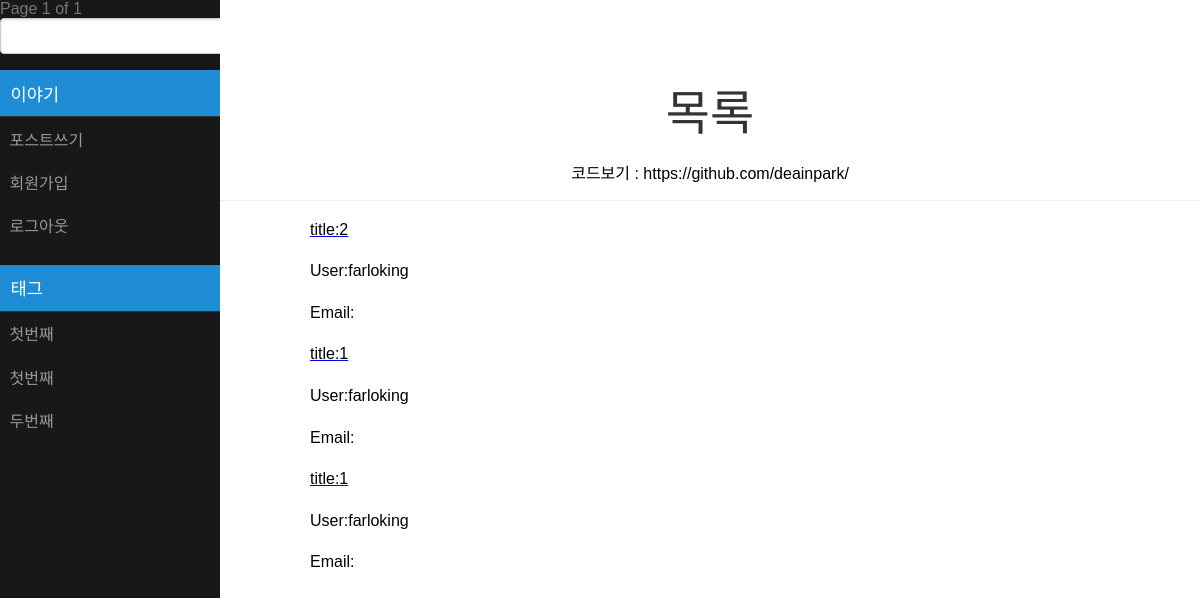
Page / (signed in) on the earlier database version.
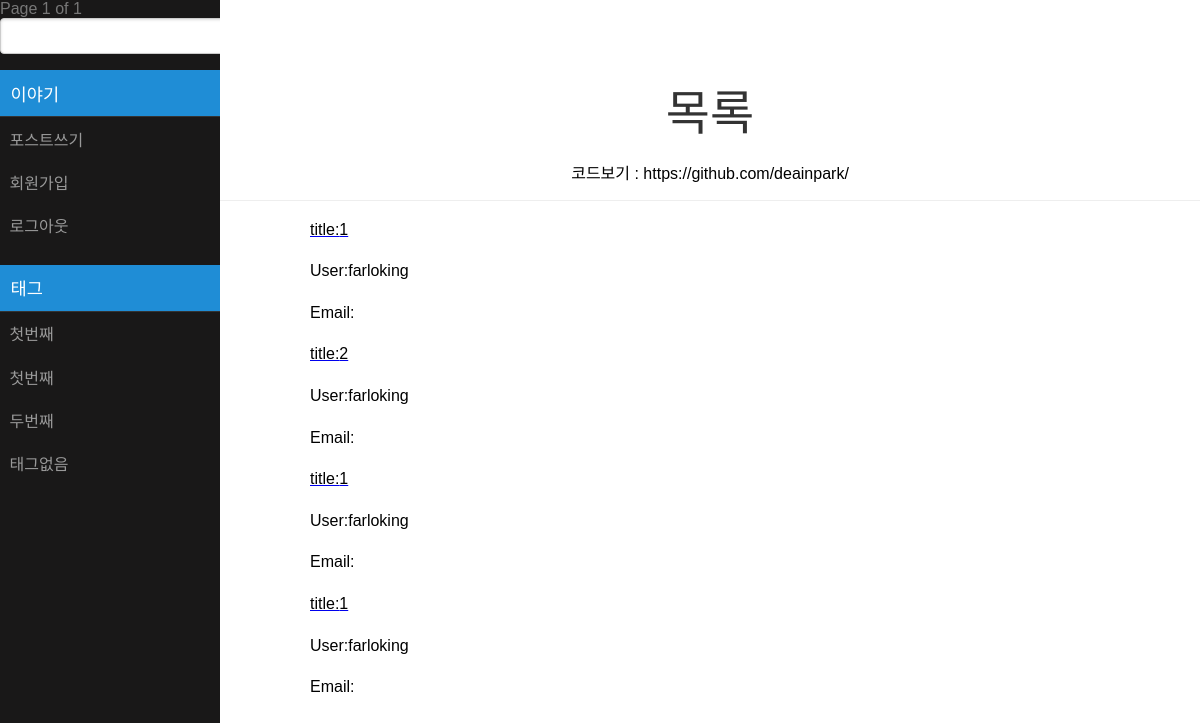
Same page on the later database version.
### app/models.py (models this page shows, shortened)
class Tag(models.Model):
    tags = models.CharField(max_length=100)
    posts = models.ManyToManyField(Post)

class Post(models.Model):
    user = models.ForeignKey(User)
    title = models.CharField(max_length = 500)
    image = models.ImageField(upload_to = '%y/%m/%d', blank = True)
    posts = models.TextField(max_length = 2000)
    created = models.DateTimeField(auto_now_add=True)

### app/views.py (the view)
# urls.py: url(r'^$', views.Index),
@login_required(login_url='/login/')
def Index(request):
    posts = Post.objects.all().order_by('-created')
    tag = Tag.objects.all()
    pagintor = Paginator(posts, 10)
    page = request.GET.get('page')
    try:
        ps = pagintor.page(page)
    except PageNotAnInteger:
        ps = pagintor.page(1)
    except EmptyPage:
        ps = pagintor.page(pagintor.num_pages)
    logincheck = LoginCheck(request)
    return render_to_response("index.html",{'posts':ps,'tag':tag,'check':logincheck,} )

### app/views.py (called while the page is built)
def LoginCheck(request):
    if request.user.is_authenticated():
        return True
    else:
        return False

### templates/index.html (shortened to what this page needs)
{% load static %}
<head>
<link rel="stylesheet" type="text/css" href="{% static 'pure-min.css'%}">
<link rel="stylesheet" type="text/css" href="{% static 'side-menu.css'%}">
<link rel="stylesheet" type="text/css" href="{% static 'grids-responsive.css'%}">
</head>
<body>
히로쿠 테스트용
<div id = "layout">
	<div id ="menu">
		<div class ="pure-menu">
			<div>
				<span class ="step-links">
									<span class="current">
										Page {{posts.number}} of {{posts.paginator.num_pages}}
									</span>
				</span>
			</div>
		<div class ="search">
			<form class="pure-form" method = "GET" action="/search/">
				<input type ="text" name="search"/>
			</form>
		</div>
		<a class ="pure-menu-heading">이야기</a>
		<ul class = "pure-menu-list">
			<li >
				<a class = "pure-menu-link" href = '/write/'>포스트쓰기</a>
			</li>
			<li>
				<a class = "pure-menu-link" href = '/register/'>회원가입</a>
			</li>
			<li>
				<a class = "pure-menu-link" href = '/logout/'>로그아웃</a>
			</li>
		</ul>
		<a class ="pure-menu-heading">태그</a>
		<ul class = "pure-menu-list">
				{% for p in tag %}
				<li >
				<a class = "pure-menu-link" href="/tag/{{p.id}}">
				{{p.tags}}
				</a>
				</li>
				{% endfor %}
		</ul>
	</div>
	</div>
	<div id = "main">
		{% if check %}
		<div class ="header">
			<h1>목록</h1>
			<p>코드보기 : https://github.com/deainpark/ </p>
		</div>
		<div class="content">
			{% for p in posts %}
				<a href= "/{{p.id}}"><p>title:{{p.title}}</p></a>
				<p>User:{{p.user}}</p>
				<p>Email:{{p.user.email}}</p>
			{% endfor %}
		</div>
		{% endif %}
	</div>
</div>
</body>

### static/pure-min.css (style rules this page uses)
body { margin:0 }
a { background-color:transparent }
h1 { font-size:2em;margin:.67em 0 }
button,input,optgroup,select,textarea { color:inherit;font:inherit;margin:0 }
input { line-height:normal }
.pure-form input[type=text],.pure-form input[type=password],.pure-form input[type=email],.pure-form input[type=url],.pure-form input[type=date],.pure-form input[type=month],.pure-form input[type=time],.pure-form input[type=datetime],.pure-form input[type=datetime-local],.pure-form input[type=week],.pure-form input[type=number],.pure-form input[type=search],.pure-form input[type=tel],.pure-form input[type=color],.pure-form select,.pure-form textarea { padding:.5em .6em;display:inline-block;border:1px solid #ccc;box-shadow:inset 0 1px 3px #ddd;border-radius:4px;vertical-align:middle;-webkit-box-sizing:border-box;-moz-box-sizing:border-box;box-sizing:border-box }
.pure-menu { -webkit-box-sizing:border-box;-moz-box-sizing:border-box;box-sizing:border-box }
.pure-menu-list,.pure-menu-item { position:relative }
.pure-menu-list { list-style:none;margin:0;padding:0 }
.pure-menu-link,.pure-menu-heading { display:block;text-decoration:none;white-space:nowrap }
.pure-menu-heading { text-transform:uppercase;color:#565d64 }
.pure-menu-link { color:#777 }
.pure-menu-link,.pure-menu-disabled,.pure-menu-heading { padding:.5em 1em }

### static/side-menu.css (style rules this page uses)
body { color: #777; }
#layout, #menu, .menu-link { -webkit-transition: all 0.2s ease-out; -moz-transition: all 0.2s ease-out; -ms-transition: all 0.2s ease-out; -o-transition: all 0.2s ease-out; transition: all 0.2s ease-out; }
#layout { position: relative; padding-left: 0; }
.content { margin: 0 auto; padding: 0 2em; max-width: 800px; margin-bottom: 50px; line-height: 1.6em; }
.header { margin: 0; color: #333; text-align: center; padding: 2.5em 2em 0; border-bottom: 1px solid #eee; }
.header h1 { margin: 0.2em 0; font-size: 3em; font-weight: 300; }
#menu { margin-left: -220px; width: 220px; position: fixed; top: 0; left: 0; bottom: 0; z-index: 1000; background: #191818; overflow-y: auto; -webkit-overflow-scrolling: touch; }
#menu a { color: #999; border: none; padding: 0.6em 0 0.6em 0.6em; }
#menu .pure-menu, #menu .pure-menu ul { border: none; background: transparent; }
#menu .pure-menu ul, #menu .pure-menu .menu-item-divided { border-top: 1px solid #333; }
#menu .pure-menu-selected, #menu .pure-menu-heading { background: #1f8dd6; }
#menu .pure-menu-heading { font-size: 110%; color: #fff; margin: 0; }
@media (min-width: 48em) { .header, .content { padding-left: 2em; padding-right: 2em; } }
@media (min-width: 48em) { #layout { padding-left: 220px; left: 0; } }
@media (min-width: 48em) { #menu { left: 220px; } }

### templates/index.html (style rules this page uses)
p { color:black; }

Differences in the rows shown:
added Tag: tags "태그없음"
added Post: title "1", user "farloking"
